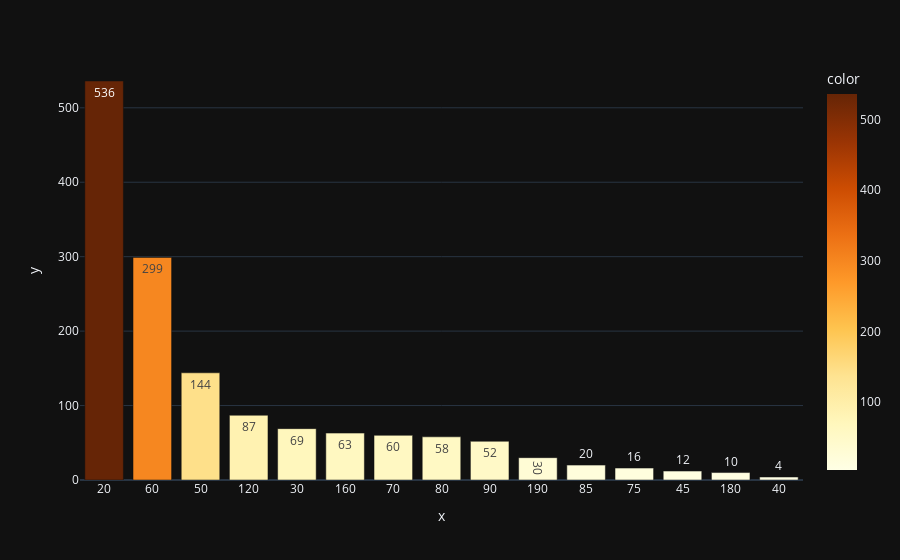

The code cell stored with this chart in its notebook:
### Code cell
fig=px.bar(
    df,
    x=msSubClass.index.astype(str),
    y=msSubClass.values,
    color=msSubClass.values,
    text=msSubClass.values,
    color_continuous_scale="YlOrBr"
)

fig.update_layout(
    template="plotly_dark"
)
fig.show()

### Figure 1 — Plotly figure (JSON) as saved in the notebook; plotly's stock layout.template omitted (floating-point values rounded to 4 significant figures)
{"data": [{"alignmentgroup": "True", "hovertemplate": "x=%{x}<br>y=%{y}<br>text=%{text}<br>color=%{marker.color}<extra></extra>", "legendgroup": "", "marker": {"color": [536, 299, 144, 87, 69, 63, 60, 58, 52, 30, 20, 16, 12, 10, 4], "coloraxis": "coloraxis", "pattern": {"shape": ""}}, "name": "", "offsetgroup": "", "orientation": "v", "showlegend": false, "text": [536, 299, 144, 87, 69, 63, 60, 58, 52, 30, 20, 16, 12, 10, 4], "textposition": "auto", "type": "bar", "x": ["20", "60", "50", "120", "30", "160", "70", "80", "90", "190", "85", "75", "45", "180", "40"], "xaxis": "x", "y": [536, 299, 144, 87, 69, 63, 60, 58, 52, 30, 20, 16, 12, 10, 4], "yaxis": "y"}], "layout": {"barmode": "relative", "coloraxis": {"colorbar": {"title": {"text": "color"}}, "colorscale": [[0, "rgb(255,255,229)"], [0.125, "rgb(255,247,188)"], [0.25, "rgb(254,227,145)"], [0.375, "rgb(254,196,79)"], [0.5, "rgb(254,153,41)"], [0.625, "rgb(236,112,20)"], [0.75, "rgb(204,76,2)"], [0.875, "rgb(153,52,4)"], [1, "rgb(102,37,6)"]]}, "legend": {"tracegroupgap": 0}, "margin": {"t": 60}, "xaxis": {"anchor": "y", "domain": [0, 1], "title": {"text": "x"}}, "yaxis": {"anchor": "x", "domain": [0, 1], "title": {"text": "y"}}}}
